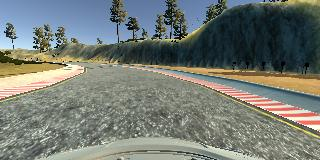
#> input picture Archives/OpenCV/Images/Image.jpg, 320 x 160 px
$ python detect.py
#> lines starting #> are read from the running program, lines starting #| are printed output that depends on the picture; after the words box and inside, x2 and y2 are one past the last pixel; in counts of white or black regions, pixels touching at a corner belong together
"""
Road Lane Detection using OpenCV
"""

# Importing Libraries
import numpy as np

import matplotlib.pyplot as plt
import matplotlib.image as pimg
import math
import cv2

# Reading Image
img = pimg.imread('Images/Image.jpg')
#> img is the input picture: shape (160, 320, 3); mean R, G, B 116.6, 122.7, 116
# Displaying Image
plt.figure(figsize=(6,6))
plt.title("Original Image")
plt.imshow(img)
plt.show()

# Converting to Grayscale
img = cv2.cvtColor(img, cv2.COLOR_RGB2GRAY)
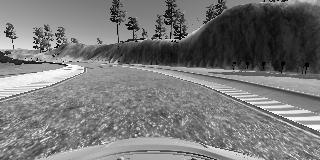
#> img: shape (160, 320); min 1, max 254, mean 120.1
# Displaying Image
plt.figure(figsize=(6,6))
plt.title("Grayscale Image")
plt.imshow(img, cmap='gray')
plt.show()

# Gaussian Image Smoothing
"""
It averages out anomalous gradients in the image.
"""
def Gaussian_Blur(img, kernel_size):
    return cv2.GaussianBlur(img, (kernel_size, kernel_size), 0)

img = Gaussian_Blur(img, 7)
#> in Gaussian_Blur, `return cv2.GaussianBlur(img, (kernel_size, kernel_size), 0)`:
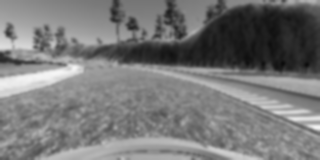
#> returned value: shape (160, 320); min 12, max 245, mean 120.1
# Displaying Image
plt.figure(figsize=(6,6))
plt.title("After Gaussian Blur")
plt.imshow(img, cmap='gray')
plt.show()

# Applying Canny Edge Detection
"""
Canny Edge Detection is an operator that uses the horizontal and vertical gradients of the pixel values of an image to detect edges.
"""
def Canny_Edge_Detection(img, low_threshold, high_threshold):
    return cv2.Canny(img, low_threshold, high_threshold)

img = Canny_Edge_Detection(img, 50, 250)
#> in Canny_Edge_Detection, `return cv2.Canny(img, low_threshold, high_threshold)`:
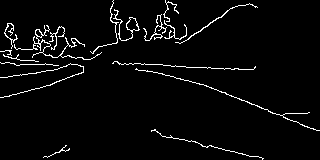
#> returned value: shape (160, 320); 3.7% white in thin lines or dots
# Displaying Image
plt.figure(figsize=(6,6))
plt.title("After Canny Edge Detection")
plt.imshow(img, cmap='gray')
plt.show()

# Region of Interest
"""
The region of interest for the car’s camera is only the two lanes immediately in it’s field of view and not anything extraneous.
"""
def Region_of_Interest(img, vertices):
    """
    Applies an image mask.

    Only keeps the region of the image defined by the polygon
    formed from `vertices`. The rest of the image is set to black.
    `vertices` should be a numpy array of integer points.
    """
    # Defining a blank mask to start with
    mask = np.zeros_like(img)

    # Defining a 3 channel or 1 channel color to fill the mask with depending on the input image
    if len(img.shape) > 2:
        channel_count = img.shape[2]  # i.e. 3 or 4 depending on your image
        ignore_mask_color = (255,) * channel_count
    else:
        ignore_mask_color = 255

    # Filling pixels inside the polygon defined by "vertices" with the fill color
    cv2.fillPoly(mask, vertices, ignore_mask_color)

    # Returning the image only where mask pixels are nonzero
    masked_image = cv2.bitwise_and(img, mask)
    return masked_image

lowerLeftPoint = [0, 150]
lowerRightPoint = [350, 150]
upperLeftPoint = [0, 65]
upperRightPoint = [350, 65]
vertices = np.array([[lowerLeftPoint, upperLeftPoint, upperRightPoint, lowerRightPoint]], dtype=np.int32)

img = Region_of_Interest(img, vertices)
#> in Region_of_Interest, `cv2.fillPoly(mask, vertices, ignore_mask_color)`:
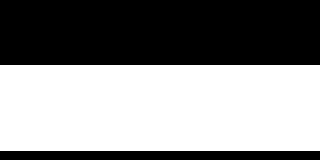
#> mask: shape (160, 320); 53.8% white; 2 black regions, box (x1, y1, x2, y2) and area: (0, 0, 320, 65) 20800, (0, 151, 320, 160) 2880
#> in Region_of_Interest, `masked_image = cv2.bitwise_and(img, mask)`:
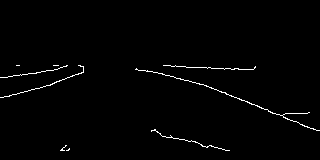
#> masked_image: shape (160, 320); 1.2% white in thin lines or dots, all inside (x1, y1, x2, y2) = (0, 65, 320, 151)
# Displaying Image
plt.figure(figsize=(6,6))
plt.title("After selecting Region of Interest")
plt.imshow(img, cmap='gray')
plt.show()

# Drawing Lines
"""
This function draws lines with a color and thickness.
"""
def Draw_Lines(img, lines, color=[255, 0, 0], thickness=2):
    for line in lines:
        for x1,y1,x2,y2 in line:
            cv2.line(img, (x1, y1), (x2, y2), color, thickness)


# Hough Lines
def Hough_Lines(img, rho, theta, threshold, min_line_len, max_line_gap):
    """
    img: Should be the output of a Canny transform.
    Returns an image with hough lines drawn.
    """
    lines = cv2.HoughLinesP(img, rho, theta, threshold, np.array([]), minLineLength=min_line_len, maxLineGap=max_line_gap)
    line_img = np.zeros((img.shape[0], img.shape[1], 3), dtype=np.uint8)
    Draw_Lines(line_img, lines)
    return line_img

img = Hough_Lines(img, 1, np.pi/180, 30, 20, 20)
#> in Hough_Lines, `lines = cv2.HoughLinesP(img, rho, theta, threshold, np.array([]), minL..`: lines = [[203, 84, 318, 130], [171, 66, 253, 69], [151, 71, 225, 92], [161, 135, 229, 150], [27, 91, 83, 72], [3, 77, 80, 65], [0, 97, 56, 82]]
#> the loop in Draw_Lines, `for line in lines:` made 7 passes
#> after the loop in Draw_Lines, `for line in lines:`:
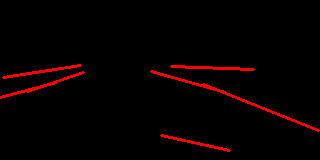
#> img: shape (160, 320, 3); mean of channels 0, 1, 2 7.4, 0, 0; drawn as R, G, B
# Displaying Image
plt.figure(figsize=(6,6))
plt.title("After Hough_Lines")
plt.imshow(img, cmap='gray')
plt.show()
